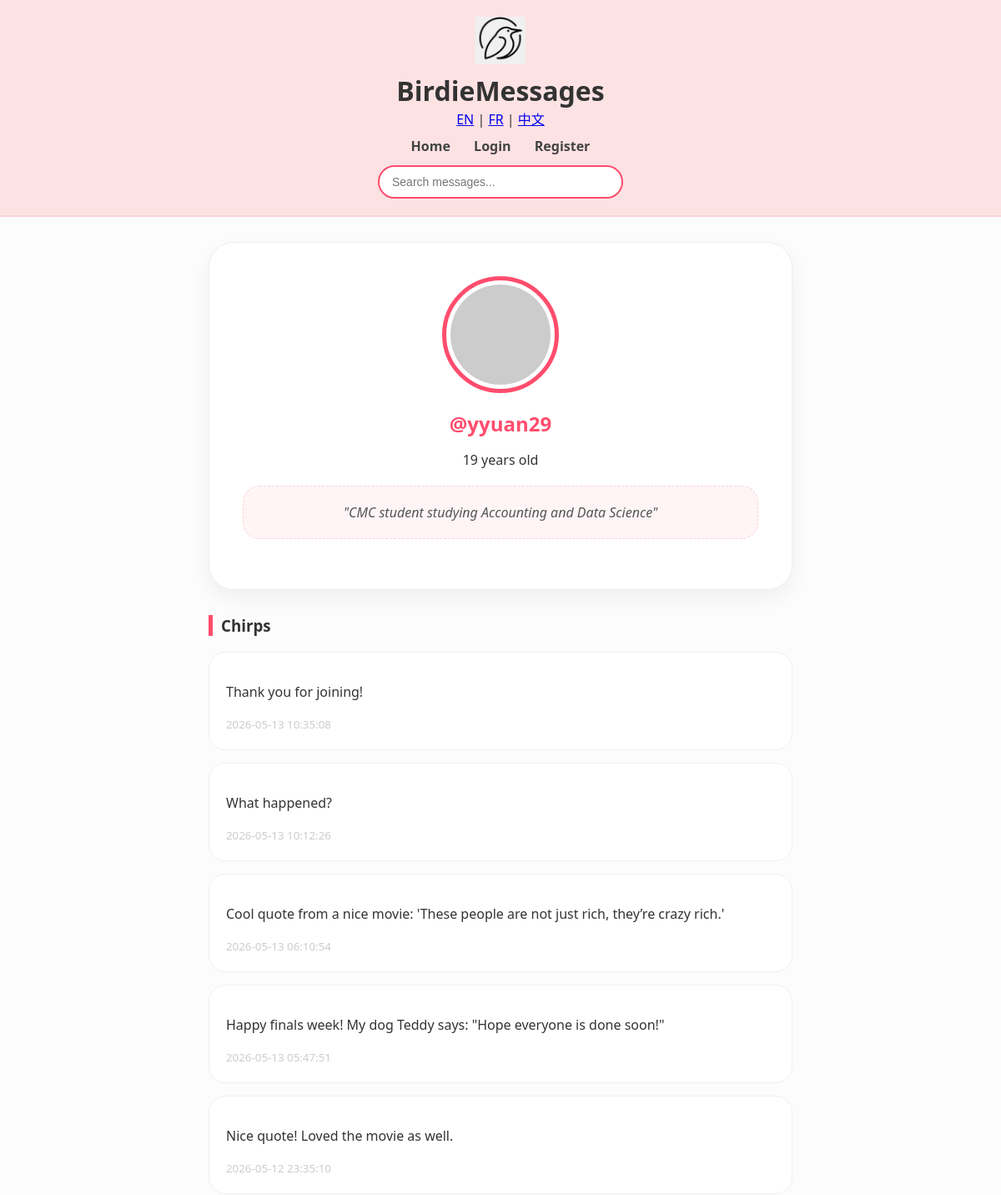
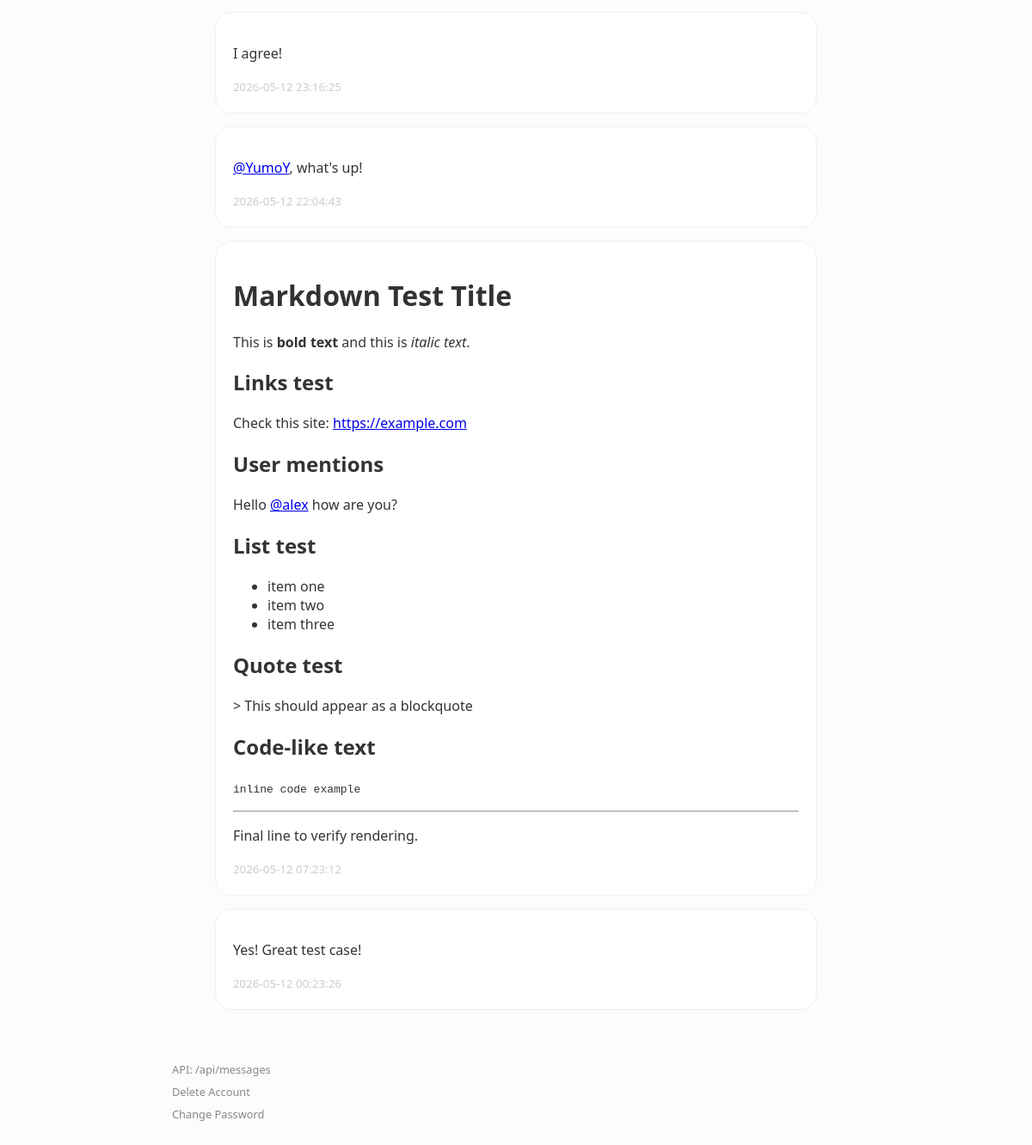
/profile/yyuan29, run on the app's committed database (2 pictures, top to bottom).
### tables this page shows
CREATE TABLE users (
            id INTEGER PRIMARY KEY AUTOINCREMENT,
            username TEXT UNIQUE,
            password TEXT,
            age INTEGER,
            bio TEXT
        );

### app.py (the view)
@app.get("/profile/{username}", response_class=HTMLResponse)
async def view_profile(request: Request, username: str):
    db = get_db()
    user = db.execute(
        "SELECT * FROM users WHERE username = ?",
        (username,)
    ).fetchone()
    if not user:
        db.close()
        return HTMLResponse("User not found", 404)
    messages = db.execute(
        """
        SELECT m.*, u.username
        FROM messages m
        JOIN users u ON m.user_id = u.id
        WHERE m.user_id = ?
        ORDER BY m.timestamp DESC
        """,
        (user["id"],)
    ).fetchall()
    db.close()
    current_user = request.cookies.get("username")
    return templates.TemplateResponse(
        request,
        "profile.html",
        {
            "request": request,
            "profile_user": user,
            "messages": messages,
            "user": current_user,
            "is_own_profile": current_user is not None and current_user == user["username"],
            "t": get_translations(request)
        }
    )

### templates/profile.html (shortened to what this page needs)
<!DOCTYPE html>
<html lang="en">
<head>
</head>
    <body>
        <header class="birdie-header">
        <div class="logo-container">
            <img src="/static/logo.png" class="main-logo">
            <div class="title-nav">
                <h1>BirdieMessages</h1>
                <div class="lang-nav">
                    <a href="/set_lang/en">EN</a> |
                    <a href="/set_lang/fr">FR</a> |
                    <a href="/set_lang/zh">中文</a>
                </div>
                <nav>
                    <a href="/">{{ t.home }}</a>
                    {% if user %}
                        <a href="/create_message">+ {{ t.post }}</a>
                        <a href="/profile/{{ user }}">{{ t.profile }}</a>
                        <a href="/logout">{{ t.logout }}</a>
                    {% else %}
                        <a href="/login">{{ t.login }}</a>
                        <a href="/register">{{ t.register }}</a>
                    {% endif %}
                </nav>
                <div class="search-row">
                    <form action="/search" method="get">
                        <input type="text" name="q" placeholder="{{ t.search_placeholder }}">
                    </form>
                </div>
            </div>
        </div>
    </header>
    <div class="container">
        <div class="profile-card">
            <img src="https://robohash.org/{{ profile_user.username }}?set=set4&size=120x120" class="avatar-large">
            <h2 style="color: var(--birdie-dark-pink); margin:0;">@{{ profile_user.username }}</h2>
            <p>{{ profile_user.age }} years old</p>
            <div class="bio-display">
                {% if profile_user.bio %}"{{ profile_user.bio }}"{% else %}"No bio yet..."{% endif %}
            </div>
        </div>
        <h3 style="border-left: 5px solid var(--birdie-dark-pink); padding-left: 10px;">Chirps</h3>
        {% for msg in messages %}
            <div class="msg-card">
                <div>{{ linkify(msg.content) | safe }}</div>
                <small style="color: #ccc;">{{ msg.timestamp }}</small>
            </div>
        {% endfor %}
    </div>
    <div class="bottom-tools">
    <a href="/api/messages">API: /api/messages</a>
    <a href="/delete_account">Delete Account</a>
    <a href="/change_password">Change Password</a>
</div>
</body>
</html>

### templates/profile.html (style rules this page uses)
:root { --birdie-pink: #fde2e4; --birdie-dark-pink: #ff4d6d; --birdie-border: #fad2d6; }
body { background-color: #fcfcfc; font-family: 'Segoe UI', Tahoma, Geneva, Verdana, sans-serif; margin: 0; padding: 0; color: #333; }
.birdie-header { background-color: var(--birdie-pink); padding: 20px 0; border-bottom: 2px solid var(--birdie-border); text-align: center; }
.title-nav h1 { font-size: 32px; margin: 0; font-weight: 800; }
.title-nav nav { margin-top: 10px; font-weight: 600; }
.title-nav nav a { text-decoration: none; color: #444; margin: 0 12px; }
.container { max-width: 700px; margin: 30px auto; padding: 0 20px; }
.profile-card { background: white; border-radius: 30px; padding: 40px; text-align: center; box-shadow: 0 10px 25px rgba(0,0,0,0.05); margin-bottom: 30px; border: 1px solid #eee; }
.main-logo { width: 60px; height: auto; margin-bottom: 5px; }
.avatar-large { width: 120px; height: 120px; border-radius: 50%; border: 5px solid var(--birdie-dark-pink); background-color: #fff; padding: 5px; margin-bottom: 15px; }
.search-row { margin-top: 12px; }
.search-row input { padding: 10px 15px; width: 260px; border-radius: 20px; border: 2px solid var(--birdie-dark-pink); outline: none; font-size: 14px; background: white; }
.bio-display { background: #fff5f6; padding: 20px; border-radius: 20px; font-style: italic; color: #555; margin: 20px 0; border: 1px dashed var(--birdie-border); }
.msg-card { background: white; padding: 20px; border-radius: 20px; margin-bottom: 15px; border: 1px solid #f0f0f0; }
.bottom-tools { max-width: 800px; margin: 60px auto 40px auto; padding: 0 20px; font-family: inherit; font-size: 0.8em; color: #888; display: flex; flex-direction: column; gap: 8px; }
.bottom-tools a { color: #888; text-decoration: none; }

### data on the page
users: username "yyuan29", age "19", bio "CMC student studying Accounting and Data Science", linkify "Thank you for joining!", timestamp "2026-05-13 10:35:08", linkify "What happened?", timestamp "2026-05-13 10:12:26", linkify "Cool quote from a nice movie: 'These people are not just rich, they’re crazy rich.'", timestamp "2026-05-13 06:10:54", linkify "Happy finals week! My dog Teddy says: \"Hope everyone is done soon!\"", timestamp "2026-05-13 05:47:51", linkify "Nice quote! Loved the movie as well.", timestamp "2026-05-12 23:35:10", linkify "I agree!", timestamp "2026-05-12 23:16:25", linkify "@YumoY , what's up!", timestamp "2026-05-12 22:04:43", linkify "Markdown Test Title This is bold text and this is italic text . Links test Check this site: https://example.com User mentions Hello @alex how are you? List test item one item two item three Quote test > This should appear as a blockquote Code-like text inline code example Final line to verify rendering.", timestamp "2026-05-12 07:23:12", linkify "Yes! Great test case!", timestamp "2026-05-12 00:23:26"

### other printed values
{{ t.home }} "Home"
{{ t.login }} "Login"
{{ t.register }} "Register"
